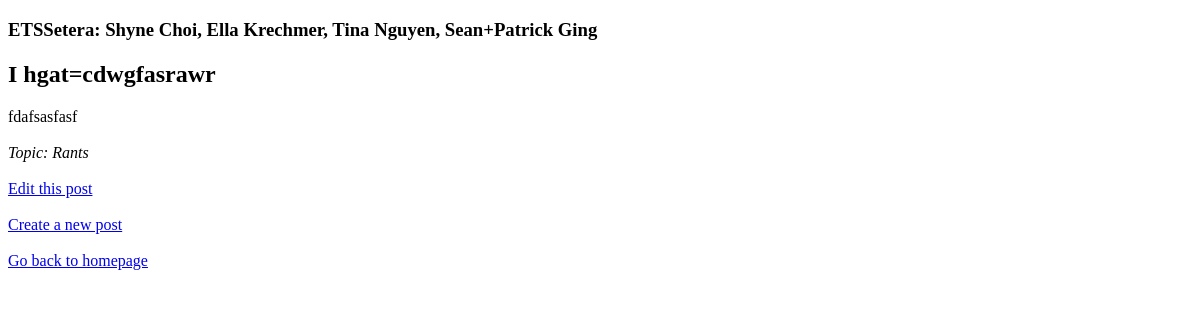
The app's page /view/1 (signed in), older data.
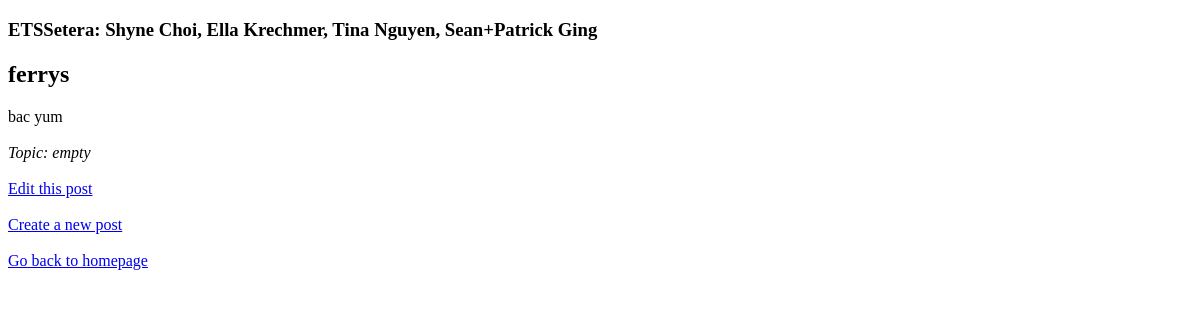
The same page, newer data.
### tables this page shows
CREATE TABLE blog ( username TEXT, title TEXT NOT NULL,  blog TEXT NOT NULL, topic TEXT NOT NULL);

### __init__.py (the view)
@app.route("/view/<int:id>")
def viewpost(id):
    if not blog.idExists(id):
        return redirect("/")
    if session.get("username") is None:
        return redirect("/")
    blogContent = blog.getEntryById(id)
    return render_template("viewposts.html", title=blogContent[2],
                            post=blogContent[3],
                            topic=blogContent[4],
                            id = blogContent[0],
                            canEdit=blog.isAuthor(session.get("username"), id)) #NOT FIXED NEED ERROR HANDLING TOOOO!!!!!

### database.py (called while the page is built)
	def getEntryById(self, id : int): #ensuring param is int
		assert self.idExists(id) # WILL THROW AN ERROR IF THE ID DOESN'T EXIST!!!!!
		self._cursor.execute(f"SELECT rowid, * from {self._name} WHERE rowid={id} LIMIT 1;")
		data = self._cursor.fetchone()
		return data

	def isAuthor(self, username : str, id : int):
		assert self.idExists(id)# WILL THROW AN ERROR IF THE ID DOESN'T EXIST!!!!!
		return self.getEntryById(id)[1] == username

	def idExists(self, id : int):
			self._cursor.execute(f"SELECT rowid, * from {self._name} WHERE rowid={id} LIMIT 1;")
			data = self._cursor.fetchone()
			return data is not None

### templates/viewposts.html (shortened to what this page needs)
<!DOCTYPE html>
 <html>
   <head>
   </head>
   <h3>
     ETSSetera: Shyne Choi, Ella Krechmer, Tina Nguyen, Sean+Patrick Ging
   </h3>
    <body>
        <h2> {{ title }} </h2>
    </body>
    <body>
         {{ post }}
    </body>
    <br><br>
    <body>
    <i> Topic: {{ topic }}</i>
    </body>
   <br><br>
   {% if canEdit%}
   <a href="/edit/{{id}}">Edit this post</a>
    <br><br>
    {% endif %}
   <a href="{{ url_for('create') }}">Create a new post</a>
   <br><br>
   <a href="{{ url_for('loggedin') }}">Go back to homepage</a>

Row changes from the older to the newer data that the page shows:
changed blog: title "I hgat=cdwgfasrawr" → "ferrys"; blog "fdafsasfasf" → "bac yum"; topic "Rants" → "empty"
